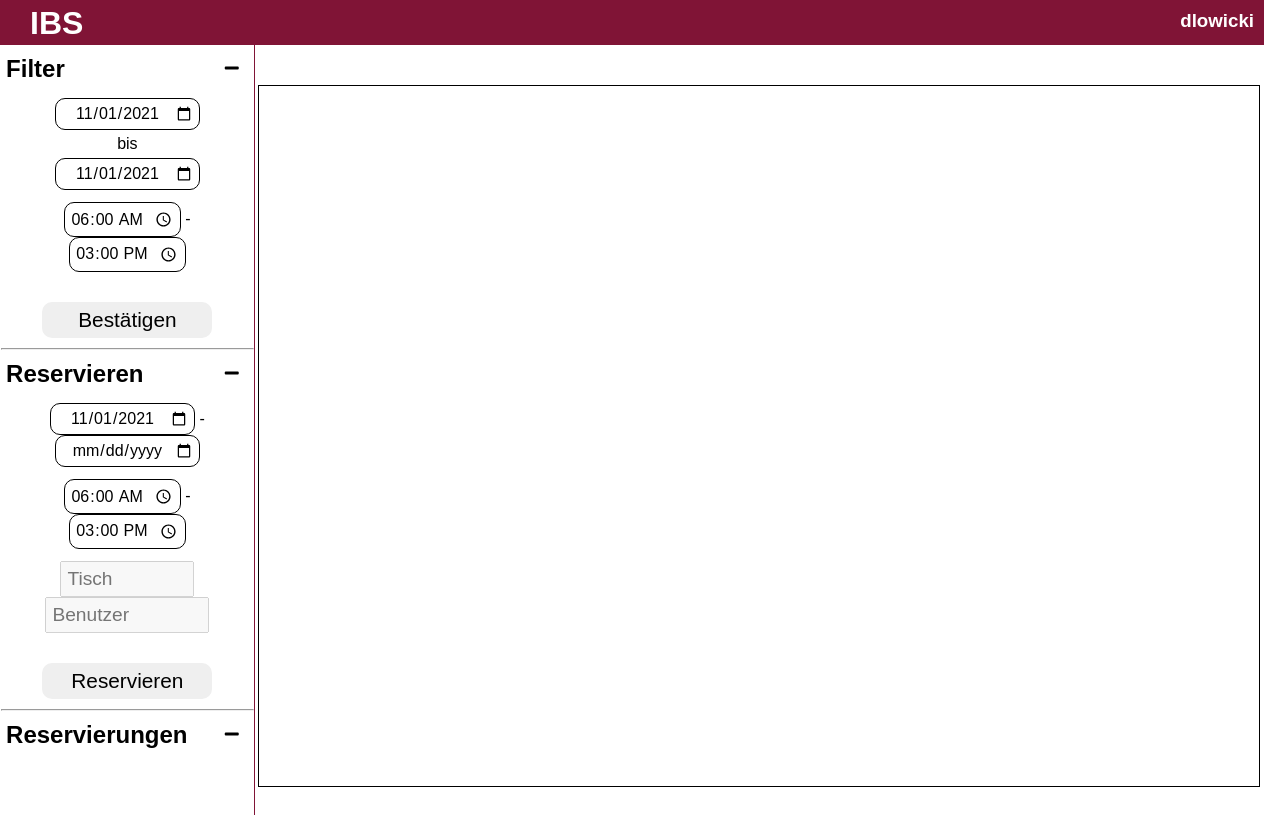
Before: /room.php?raum=1 with the older database file.
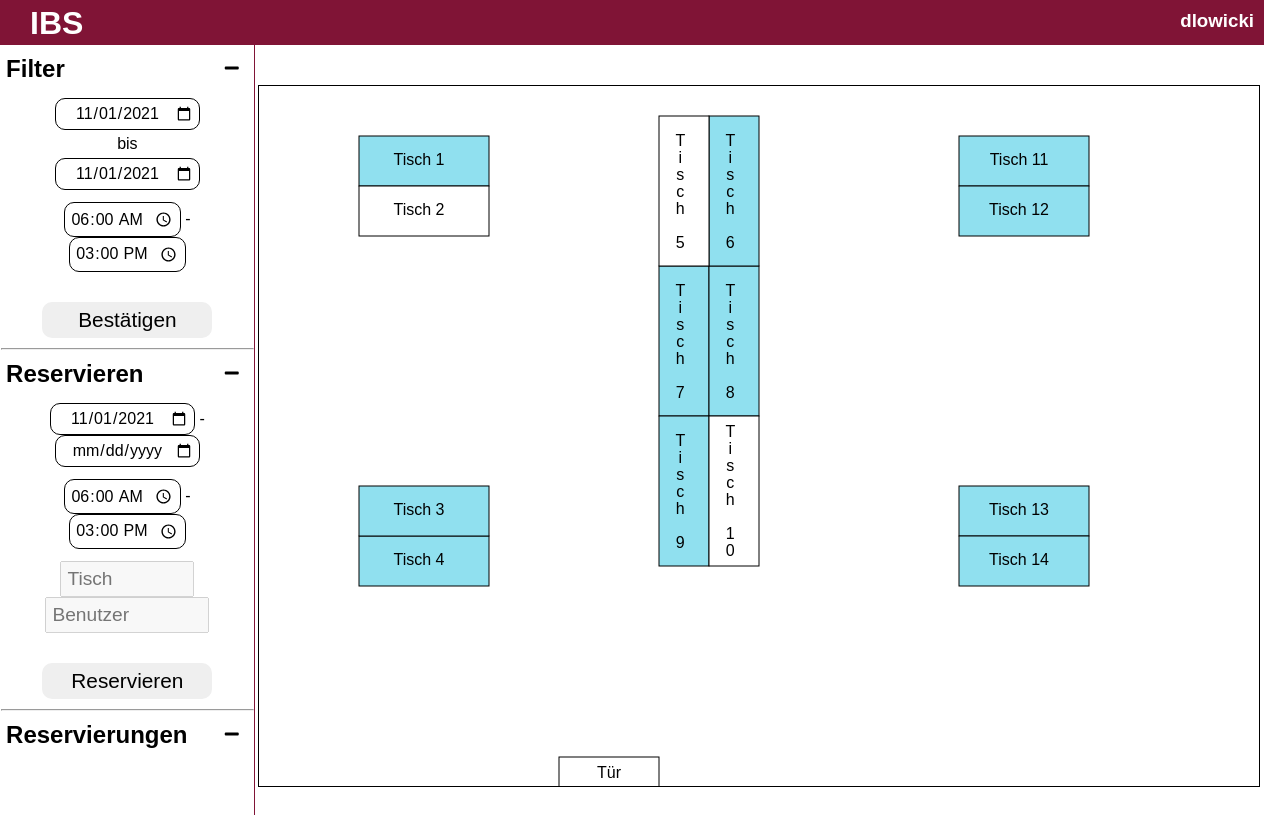
After: the same page with the newer database file.
### tables this page shows
CREATE TABLE `rssvg` (
  `svgID` varchar(50) NOT NULL,
  `raumID` int(11) NOT NULL,
  `svgName` varchar(50) NOT NULL,
  `svgTyp` varchar(30) NOT NULL,
  `svgWidth` varchar(11) NOT NULL,
  `svgHeight` varchar(11) NOT NULL,
  `svgX` varchar(11) NOT NULL,
  `svgY` varchar(11) NOT NULL,
  `svgFilter` varchar(20) NOT NULL,
  `svgAktiv` tinyint(1) NOT NULL
);

### class/class.database.php (called while the page is built, shortened)
<?php
class Database
{
  private $sn = "localhost";
  private $un = "shop";
  private $pw = "123456";
  private $db = "ibs";
  public function getConnection(){
    $conn = new mysqli($this->sn, $this->un, $this->pw, $this->db);
    return $conn;
  }
}
?>

### room.php (the view, shortened to what this page needs)
<?php
require_once('class/class.database.php');
?>
<!DOCTYPE html>
<html>
    <head>
        <link rel="stylesheet" href="style/style.css">
        <link rel="stylesheet" href="style/util.css">
        <link rel="stylesheet" href="https://use.fontawesome.com/releases/v5.14.0/css/all.css">
    </head>
    <body>
        <div class="container">
            <div class="header">
                <h1 class="m-l-30 text-center p-t-5 hov-pointer"> IBS </h1>
                <div class="header-user">
                    <h3 class="p-t-10 p-r-10 hov-pointer trans-0-5"> dlowicki </h3>
                </div>
            </div>
            <div class="main flex-row">
                <div class="filter-container">
                    <div class="filter-filter">
                        <div class="filter-header"><h2>Filter</h2><i class="fas fa-minus" id="dropdown-filter"></i></div>
                        <div class="filter-dropdown-filter">
                            <div class="filter-filter-date">
                                <input type="date" id="dateFilterFrom" value="<?php echo date('Y-m-d'); ?>">
                                <p class="m-t-5 m-b-5">bis</p>
                                <input type="date" id="dateFilterTo" value="<?php echo date('Y-m-d'); ?>">
                            </div>
                            <div class="filter-filter-time">
                                <input type="time" id="timeFilterFrom" value="06:00" min="06:00" max="15:00" pattern="[0-9]{2}:[0-9]{2}">
                                -
                                <input type="time" id="timeFilterTo" value="15:00" min="06:00" max="15:00" pattern="[0-9]{2}:[0-9]{2}">
                            </div>
                            <button id="bt-filter">Bestätigen</button>
                        </div>
                    </div>
                    <hr>
                    <div class="filter-reservieren">
                        <div class="filter-header">
                            <h2>Reservieren</h2>
                            <i class="fas fa-minus" id="dropdown-reservieren"></i>
                        </div>
                        <div class="filter-dropdown-reservieren">
                            <div class="filter-reservieren-date">
                                <input type="date" id="dateFilterFrom" value="<?php echo date('Y-m-d'); ?>"> - <input type="date" id="dateFilterTo">
                            </div>
                            <div class="filter-reservieren-time">
                                <input type="time" id="timeFilterFrom" value="06:00" min="06:00" max="15:00" pattern="[0-9]{2}:[0-9]{2}">
                                -
                                <input type="time" id="timeFilterTo" value="15:00" min="06:00" max="15:00" pattern="[0-9]{2}:[0-9]{2}">
                            </div>
                            <div class="filter-reservieren-data">
                                <input type="text" placeholder="Tisch" disabled>
                                <input type="text" placeholder="Benutzer" disabled>
                            </div>
                            <button>Reservieren</button>
                        </div>
                    </div>
                    <hr>
                    <div class="filter-liste">
                        <div class="filter-header">
                            <h2>Reservierungen</h2>
                            <i class="fas fa-minus" id="dropdown-liste"></i>
                        </div>
                    </div>
                </div>
                <div class="tischplan-container m-t-40">
                    <?php
                        if(isset($_GET['raum']))
                        {
                            $db = new Database();
                            echo '<svg width="1000" height="700" xmlns="http://www.w3.org/2000/svg" id="tischplan-svg" style="margin-left:auto;margin-right:auto;display:block;border:1px solid black;">';
                            $raumID = (int) $_GET['raum'];
                            $query = $db->getConnection()->query("SELECT * FROM rsSvg WHERE raumID='$raumID'");
                            if($query)
                            {
                                foreach ($query as $key) {
                                    if($key['svgTyp'] == 'horizontal'){
                                        $x = (int) $key['svgX'];
                                        $y = (int) $key['svgY'];
                                        echo "<rect xmlns='http://www.w3.org/2000/svg' class='table' id='".$key['svgID']."' data-type='".$key['svgFilter']."' height='".$key['svgHeight']."' width='".$key['svgWidth']."' y='".$key['svgY']."' x='".$key['svgX']."' stroke='#000' fill='white'/>";
                                        echo "<text y='".($y+25)."' x='".($x+60)."' dominant-baseline='middle' text-anchor='middle'>".$key['svgName']."</text>";
                                    } elseif($key['svgTyp'] == 'vertikal'){
                                        $x2 = (int) $key['svgX'];
                                        $y2 = (int) $key['svgY'];
                                        echo "<rect xmlns='http://www.w3.org/2000/svg' class='table' id='".$key['svgID']."' data-type='".$key['svgFilter']."' height='".$key['svgHeight']."' width='".$key['svgWidth']."' y='".$key['svgY']."' x='".$key['svgX']."' stroke='#000' fill='white'/>";
                                        echo "<text y='".($y2+75)."' x='".($x2+20)."' style='writing-mode: vertical-rl;text-orientation: upright;' dominant-baseline='middle'  text-anchor='middle'>".$key['svgName']."</text>";
                                    } elseif($key['svgTyp'] == 'door') {
                                        echo "<rect xmlns='http://www.w3.org/2000/svg' height='".$key['svgHeight']."' width='".$key['svgWidth']."' y='".$key['svgY']."' x='".$key['svgX']."' stroke='#000' fill='white'/>";
                                        echo "<text y='".((int) $key['svgY']+17)."' x='".((int) $key['svgX']+50)."' dominant-baseline='middle' text-anchor='middle'>".$key['svgName']."</text>";
                                    }
                                }
                            }
                            echo '</svg>';
                        }
                    ?>
                </div>
            </div>
        </div>
    </body>
</html>

### style/style.css (style rules this page uses)
* { margin: 0; padding: 0; font-family: sans-serif; }
body,html,.container { width: 100%; height: 100%; }
.header { width: auto; min-height: 45px; height: 4%; display: flex; flex-wrap: nowrap; background-color: #801436; color: white; }
.header h1 { min-width: 50px; }
.header-user { margin-left: auto; }
.main { width: 100%; height: 95%; min-height: 900px; }
.tischplan-container { margin-left: auto; margin-right: auto; }
.filter-container { width: 20%; height: 100%; min-width: 250px; border-right: 1px solid #801436; border-left: 1px solid white; }
.filter-header { display: flex; flex-wrap: nowrap; }
.filter-header i { padding: 10px; margin-left: auto; cursor: pointer; }
.filter-header h2 { text-align: center; font-size: 1.5rem; margin-top: 2%; }
.filter-filter { width: 96%; padding: 2%; }
.filter-filter-date { text-align: center; margin-top: 5%; }
.filter-filter-date input { font-size: 1rem; text-align: center; border-radius: 10px; outline: none; border: 1px solid black; padding: 5px; }
.filter-filter-time { text-align: center; margin-top: 5%; }
.filter-filter-time input { font-size: 1rem; text-align: center; border-radius: 10px; outline: none; border: 1px solid black; padding: 5px; }
.filter-filter button { display: block;border:1px solid transparent; margin-left: auto;margin-right:auto;transition:0.5s;margin-top: 30px;width:170px;padding:5px;font-size:1.3rem;border-radius:10px;cursor:pointer; }
.filter-container hr { margin-top: 2%; }
.filter-reservieren { width: 96%; padding: 2%; }
.filter-reservieren-date { text-align: center; margin-top: 5%; }
.filter-reservieren-date input { font-size: 1rem; text-align: center; border-radius: 10px; outline: none; border: 1px solid black; padding: 5px; }
.filter-reservieren-time { text-align: center; margin-top: 5%; }
.filter-reservieren-time input { font-size: 1rem; text-align: center; border-radius: 10px; outline: none; border: 1px solid black; padding: 5px; }
.filter-reservieren-data { text-align: center; margin-top: 5%; }
.filter-reservieren-data input { width: 120px; padding: 5px;font-size:1.2rem; }
.filter-reservieren-data input:last-of-type { width: 150px; }
.filter-reservieren button { display: block;border:1px solid transparent; margin-left: auto;margin-right:auto;transition:0.5s;margin-top: 30px;width:170px;padding:5px;font-size:1.3rem;border-radius:10px;cursor:pointer; }
.filter-liste { width: 96%; padding: 2%; }

Changed rows visible on the page:
added rssvg: svgName "Tisch 7"
added rssvg: svgName "Tisch 8"
added rssvg: svgName "Tisch 11"
added rssvg: svgName "Tisch 12"
added rssvg: svgName "Tür"
added rssvg: svgName "Tisch 13"
added rssvg: svgName "Tisch 4"
added rssvg: svgName "Tisch 6"
added rssvg: svgName "Tisch 14"
added rssvg: svgName "Tisch 3"
added rssvg: svgName "Tisch 1"
added rssvg: svgName "Tisch 9"
added rssvg: svgName "Tisch 10"
added rssvg: svgName "Tisch 2"
added rssvg: svgName "Tisch 5"
